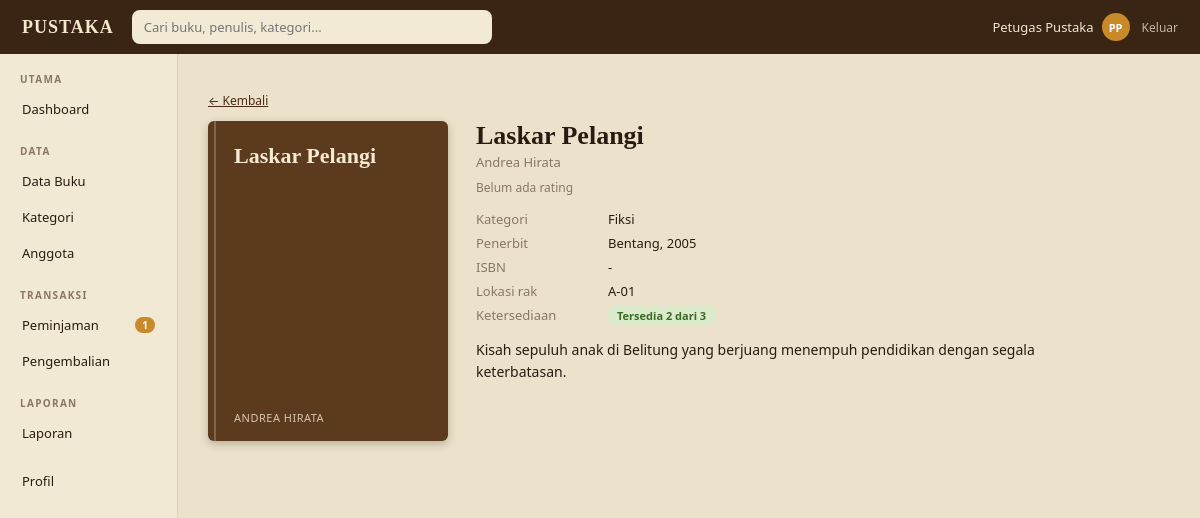
The page /katalog/1 (signed in) on the database its author committed.
### tables this page shows
CREATE TABLE users (
    id            INTEGER PRIMARY KEY AUTOINCREMENT,
    name          TEXT NOT NULL,
    email         TEXT NOT NULL UNIQUE,
    password_hash TEXT NOT NULL,
    role          TEXT NOT NULL DEFAULT 'anggota'
                  CHECK (role IN ('admin', 'petugas', 'anggota')),
    member_code   TEXT UNIQUE,              -- hanya untuk anggota, contoh AG0004
    phone         TEXT,
    address       TEXT,
    status        TEXT NOT NULL DEFAULT 'aktif'
                  CHECK (status IN ('aktif', 'nonaktif')),
    created_at    TEXT NOT NULL DEFAULT (datetime('now', 'localtime'))
);

CREATE TABLE books (
    id              INTEGER PRIMARY KEY AUTOINCREMENT,
    isbn            TEXT UNIQUE,
    title           TEXT NOT NULL,
    author          TEXT NOT NULL,
    publisher       TEXT,
    year            INTEGER,
    category_id     INTEGER REFERENCES categories(id) ON DELETE SET NULL,
    shelf           TEXT,                   -- lokasi rak
    description     TEXT,
    stock_total     INTEGER NOT NULL DEFAULT 1 CHECK (stock_total >= 0),
    stock_available INTEGER NOT NULL DEFAULT 1 CHECK (stock_available >= 0),
    created_at      TEXT NOT NULL DEFAULT (datetime('now', 'localtime'))
);

CREATE TABLE categories (
    id   INTEGER PRIMARY KEY AUTOINCREMENT,
    name TEXT NOT NULL UNIQUE
);

### app.py (the view, shortened to what this page needs)
@app.route("/katalog/<int:bid>")
@login_required
def book_detail(bid):
    book = q_one(BOOK_SELECT + " WHERE b.id=?", bid)
    if not book:
        abort(404)
    info = dict(book=book, reason=None, is_fav=False, my_stars=None, can_rate=False, active_loan=None)
    return render_template("book_detail.html", active="catalog", **info)

### app.py (called while the page is built)
def db():
    if "db" not in g:
        g.db = sqlite3.connect(DB_PATH)
        g.db.row_factory = sqlite3.Row
        g.db.execute("PRAGMA foreign_keys = ON")
    return g.db

def q_one(sql, *args):
    return db().execute(sql, args).fetchone()

def q_val(sql, *args):
    return db().execute(sql, args).fetchone()[0]

def cfg(key):
    row = q_one("SELECT value FROM settings WHERE key = ?", key)
    return int(row["value"]) if row else DEFAULTS[key]

@app.template_filter("initials")
def f_initials(name):
    parts = [p for p in (name or "").split() if p]
    return "".join(p[0] for p in parts[:2]).upper() or "?"

@app.template_filter("cover_style")
def f_cover_style(bid):
    bg, fg = COVERS[(int(bid) - 1) % len(COVERS)]
    return f"background:{bg};color:{fg}"

@app.before_request
def load_user():
    g.user = None
    if request.endpoint == "static":
        return
    uid = session.get("uid")
    if uid:
        u = q_one("SELECT * FROM users WHERE id=?", uid)
        if u and u["status"] == "aktif":
            g.user = u
        else:
            session.clear()
            if u:
                flash("Akunmu dinonaktifkan. Hubungi petugas perpustakaan.", "error")

@app.context_processor
def inject_globals():
    ctx = {"me": g.get("user"), "max_loans": cfg("max_loans"),
           "fine_per_day": cfg("fine_per_day"), "loan_days": cfg("loan_days")}
    if g.get("user") and g.user["role"] in STAFF_ROLES:
        ctx["pending_count"] = q_val("SELECT COUNT(*) FROM loans WHERE status='menunggu'")
    return ctx

def login_required(view):
    @wraps(view)
    def wrapped(*a, **kw):
        if not g.user:
            return redirect(url_for("login"))
        return view(*a, **kw)
    return wrapped

### templates/book_detail.html (shortened to what this page needs)
{% extends "layout.html" %}
{% from "macros.html" import cover, chip %}
{% block content %}
<p class="small"><a href="{{ url_for('catalog') if me.role == 'anggota' else url_for('books') }}">← Kembali</a></p>
<div class="book-detail">
  <div>{{ cover(book, true) }}</div>
  <div>
    <h1>{{ book.title }}</h1>
    <p class="sub" style="margin-bottom:6px">{{ book.author }}</p>
    <div>
      {% if book.rating %}<span class="stars">{{ book.rating|stars }}</span> <strong>{{ book.rating }}</strong>
        <span class="muted small">({{ book.rating_count }} penilaian)</span>
      {% else %}<span class="muted small">Belum ada rating</span>{% endif %}
    </div>
    <dl class="info-list">
      <dt>Kategori</dt><dd>{{ book.category or '-' }}</dd>
      <dt>Penerbit</dt><dd>{{ book.publisher or '-' }}{% if book.year %}, {{ book.year }}{% endif %}</dd>
      <dt>ISBN</dt><dd>{{ book.isbn or '-' }}</dd>
      <dt>Lokasi rak</dt><dd>{{ book.shelf or '-' }}</dd>
      <dt>Ketersediaan</dt>
      <dd>{% if book.stock_available %}{{ chip('Tersedia ' ~ book.stock_available ~ ' dari ' ~ book.stock_total, 'green') }}
          {% else %}{{ chip('Stok habis', 'red') }}{% endif %}</dd>
    </dl>
    {% if book.description %}<p style="max-width:560px;line-height:1.6">{{ book.description }}</p>{% endif %}
  </div>
</div>
{% endblock %}

### templates/layout.html (shortened to what this page needs)
{% extends "base.html" %}
{% from "macros.html" import flashes %}
{% block body %}
{% set a = active|default('') %}
<header class="topbar">
  <a class="brand" href="{{ url_for('index') }}">PUSTAKA</a>
  <form class="search" action="{{ url_for('catalog') if me.role == 'anggota' else url_for('books') }}" method="get">
    <input name="q" value="{{ request.args.get('q', '') }}" placeholder="Cari buku, penulis, kategori...">
  </form>
  <div class="userchip">
    <a class="who" href="{{ url_for('profile') }}" title="Profil dan ganti kata sandi">
      <span>{{ me.name }}</span><span class="avatar">{{ me.name|initials }}</span></a>
    <a class="logout" href="{{ url_for('logout') }}">Keluar</a>
  </div>
</header>
<div class="shell">
  <aside class="sidebar">
    {% if me.role == 'anggota' %}
      <div class="nav-title">Jelajah</div>
      <a href="{{ url_for('catalog') }}" class="{{ 'active' if a == 'catalog' }}">Katalog Buku</a>
      <a href="{{ url_for('catalog_categories') }}" class="{{ 'active' if a == 'cats' }}">Kategori</a>
      <a href="{{ url_for('catalog', urut='terbaru') }}" class="{{ 'active' if a == 'latest' }}">Terkini</a>
      <div class="nav-title">Akun Saya</div>
      <a href="{{ url_for('my_loans') }}" class="{{ 'active' if a == 'mine' }}">Pinjaman Saya</a>
      <a href="{{ url_for('favorites') }}" class="{{ 'active' if a == 'favs' }}">Favorit</a>
      <a href="{{ url_for('my_loans', tab='riwayat') }}" class="{{ 'active' if a == 'history' }}">Riwayat</a>
      <a href="{{ url_for('profile') }}" class="{{ 'active' if a == 'profile' }}">Profil</a>
    {% else %}
      <div class="nav-title">Utama</div>
      <a href="{{ url_for('dashboard') }}" class="{{ 'active' if a == 'dashboard' }}">Dashboard</a>
      <div class="nav-title">Data</div>
      <a href="{{ url_for('books') }}" class="{{ 'active' if a == 'books' }}">Data Buku</a>
      <a href="{{ url_for('category_list') }}" class="{{ 'active' if a == 'categories' }}">Kategori</a>
      <a href="{{ url_for('members') }}" class="{{ 'active' if a == 'members' }}">Anggota</a>
      <div class="nav-title">Transaksi</div>
      <a href="{{ url_for('loans') }}" class="{{ 'active' if a == 'loans' }}">Peminjaman
        {% if pending_count %}<span class="badge">{{ pending_count }}</span>{% endif %}</a>
      <a href="{{ url_for('returns') }}" class="{{ 'active' if a == 'returns' }}">Pengembalian</a>
      <div class="nav-title">Laporan</div>
      <a href="{{ url_for('report') }}" class="{{ 'active' if a == 'report' }}">Laporan</a>
      <a href="{{ url_for('profile') }}" class="{{ 'active' if a == 'profile' }}" style="margin-top:14px">Profil</a>
    {% endif %}
  </aside>
  <main class="main">
    {% block content %}{% endblock %}
  </main>
</div>
{% endblock %}

### templates/macros.html (shortened to what this page needs)
{% macro cover(b, big=false) %}
<div class="cover{{ ' big' if big }}" style="{{ b.id|cover_style }}">
  <span class="cover-title">{{ b.title }}</span>
  <span class="cover-author">{{ b.author }}</span>
</div>
{% endmacro %}
{% macro chip(text, tone) %}<span class="chip {{ tone }}">{{ text }}</span>{% endmacro %}

### static/style.css (style rules this page uses)
:root { --bg: #ece2cc; --panel: #f8f2e3; --panel-2: #f2e9d4; --input: #fcf8ee; --ink: #2a1a10; --muted: #8a7761; --line: #dccfb2; --dark: #3a2414; --dark-2: #4a2c17; --gold: #c8892b; --serif: Georgia, "Times New Roman", serif; --sans: system-ui, -apple-system, "Segoe UI", Roboto, sans-serif; }
* { box-sizing: border-box; }
body { margin: 0; font-family: var(--sans); background: var(--bg); color: var(--ink); font-size: 14px; }
a { color: var(--dark-2); }
h1 { font-family: var(--serif); font-size: 26px; margin: 0 0 2px; }
.sub { color: var(--muted); font-size: 13px; margin: 0 0 20px; }
.muted { color: var(--muted); }
.small { font-size: 12px; }
.topbar { height: 54px; background: var(--dark); color: #f3e7cc; display: flex; align-items: center; gap: 18px; padding: 0 22px; position: sticky; top: 0; z-index: 5; }
.brand { font-family: var(--serif); font-weight: 700; letter-spacing: 1px; font-size: 18px; color: #f3e7cc; text-decoration: none; }
.search { flex: 1; max-width: 360px; margin: 0; }
.search input { width: 100%; border: 0; border-radius: 8px; padding: 8px 12px; font-size: 13px; background: #f3ead6; color: var(--ink); }
.userchip { margin-left: auto; display: flex; align-items: center; gap: 12px; font-size: 13px; }
.userchip a { color: #f3e7cc; text-decoration: none; }
.userchip .who { display: flex; align-items: center; gap: 8px; }
.avatar { width: 28px; height: 28px; border-radius: 50%; background: var(--gold); color: #fff; font-weight: 700; font-size: 11px; display: grid; place-items: center; }
.logout { opacity: .75; font-size: 12px; }
.shell { display: flex; min-height: calc(100vh - 54px); }
.sidebar { width: 178px; flex: none; background: var(--panel-2); border-right: 1px solid var(--line); padding: 14px 12px; }
.nav-title { font-size: 10px; letter-spacing: 1.3px; color: var(--muted); text-transform: uppercase; margin: 18px 8px 6px; font-weight: 600; }
.nav-title:first-child { margin-top: 4px; }
.sidebar a { display: flex; justify-content: space-between; align-items: center; padding: 8px 10px; border-radius: 7px; font-size: 13px; color: var(--ink); text-decoration: none; margin-bottom: 2px; }
.badge { background: var(--gold); color: #fff; border-radius: 10px; font-size: 10px; padding: 1px 7px; font-weight: 700; }
.main { flex: 1; padding: 26px 30px 40px; min-width: 0; }
.chip { display: inline-block; padding: 2px 9px; border-radius: 6px; font-size: 11px; font-weight: 600; white-space: nowrap; }
.chip.green { background: #dbeacb; color: #3b6a25; }
input, select, textarea { width: 100%; padding: 9px 11px; border: 1px solid var(--line); border-radius: 8px; background: var(--input); font-size: 13px; font-family: inherit; color: var(--ink); }
.cover { aspect-ratio: 3 / 4; border-radius: 6px; padding: 12px 10px 10px 16px; display: flex; flex-direction: column; justify-content: space-between; box-shadow: 0 3px 8px rgba(40, 20, 5, .25); position: relative; overflow: hidden; }
.cover::before { content: ""; position: absolute; left: 6px; top: 0; bottom: 0; width: 2px; background: rgba(255, 255, 255, .22); }
.cover-title { font-family: var(--serif); font-weight: 700; font-size: 14px; line-height: 1.2; }
.cover-author { font-size: 9px; letter-spacing: .5px; text-transform: uppercase; opacity: .8; }
.cover.big { max-width: 240px; padding: 22px 18px 16px 26px; }
.cover.big .cover-title { font-size: 22px; }
.cover.big .cover-author { font-size: 11px; }
.cover { transition: transform .15s; }
.book-detail { display: grid; grid-template-columns: 240px 1fr; gap: 28px; }
.info-list { display: grid; grid-template-columns: 120px 1fr; gap: 6px 12px; font-size: 13px; margin: 14px 0; }
.info-list dt { color: var(--muted); }
.info-list dd { margin: 0; }

### rows shown on the page
users: name "Petugas Pustaka", name|initials "PP"
books: title "Laskar Pelangi", author "ANDREA HIRATA", author "Andrea Hirata", publisher "Bentang", year "2005", shelf "A-01", description "Kisah sepuluh anak di Belitung yang berjuang menempuh pendidikan dengan segala keterbatasan."
categories: name "Fiksi"

### other values the page prints
{{ pending_count }} "1"
{{ book.isbn or '-' }} "-"
{{ text }} "Tersedia 2 dari 3"
